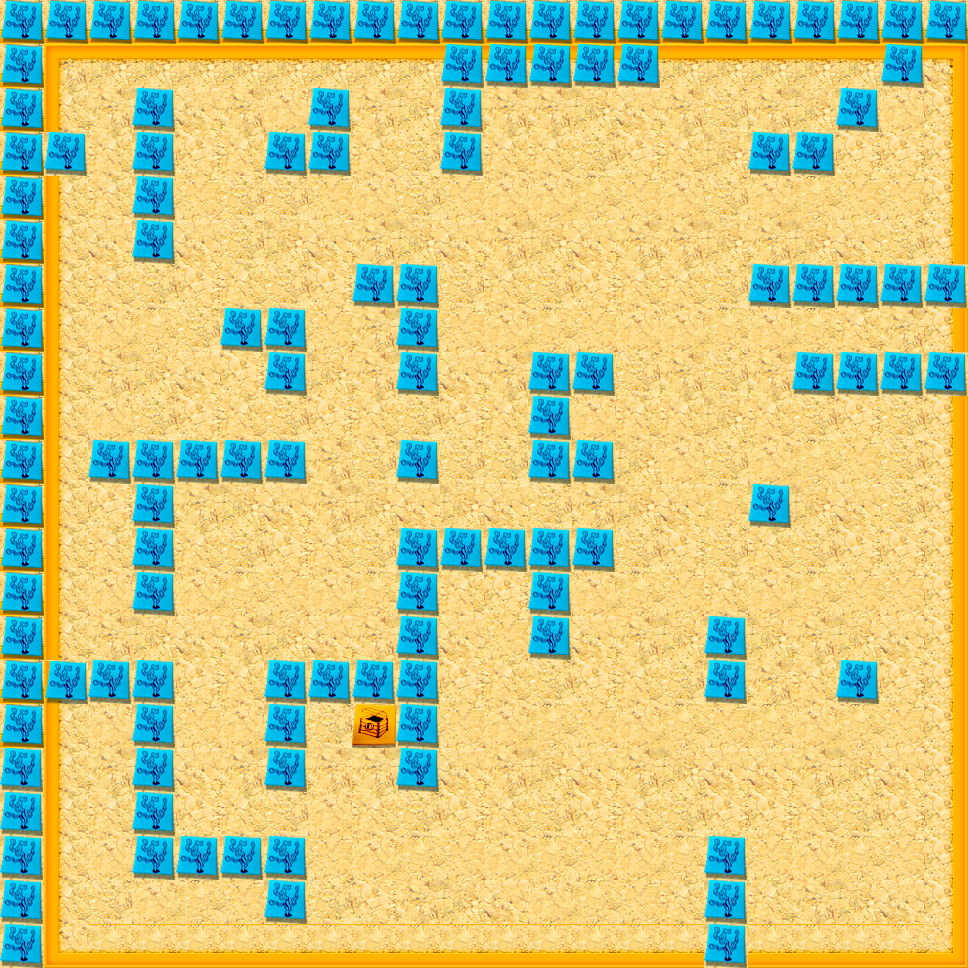

This game map was drawn from its Tiled (.tmx) file and the tilesets committed beside it. A one-line description and the trimmed map source follow:
An orthogonal 22x22 tile map with 44x44 px tiles, 1 tile layer (Tile Layer 1), 3 tilesets and 24 objects.

<map version="1.0" orientation="orthogonal" width="22" height="22" tilewidth="44" tileheight="44">
 <tileset firstgid="1" name="Tile03" tilewidth="44" tileheight="44">
  <image source="Tile03.png" width="352" height="132" />
 </tileset>
 <tileset firstgid="25" name="Tile05" tilewidth="44" tileheight="44">
  <image source="Tile05.png" width="484" height="132" />
 </tileset>
 <tileset firstgid="58" name="Tile05" tilewidth="44" tileheight="44">
  <image source="Tile05.png" width="484" height="132" />
  <tile id="6">
   <properties>
    <property name="solid" value="1" />
   </properties>
  </tile>
  <tile id="7">
   <properties>
    <property name="solid" value="1" />
   </properties>
  </tile>
  <tile id="12">
   <properties>
    <property name="solid" value="1" />
   </properties>
  </tile>
  <tile id="28">
   <properties>
    <property name="solid" value="1" />
   </properties>
  </tile>
 </tileset>
 <layer name="Tile Layer 1" width="22" height="22">
  <data>[484 cells, 484 non-empty, 26 distinct tile ids]</data>
 </layer>
 <objectgroup name="fish" width="22" height="22" visible="0">
  <object x="371" y="103" height="1" />
  <object x="63" y="66" />
  <object x="376" y="108" />
  <object x="327" y="374" />
  <object x="109" y="417" />
  <object x="107" y="504" />
  <object x="461" y="593" />
  <object x="505" y="593" />
  <object x="768" y="680" />
  <object x="857" y="328" />
 </objectgroup>
 <objectgroup name="player" width="22" height="22" visible="0">
  <object x="594" y="156" />
 </objectgroup>
 <objectgroup name="coins" width="22" height="22">
  <object x="64" y="636" height="1" />
  <object x="64" y="636" />
  <object x="592" y="413" />
  <object x="328" y="765" />
  <object x="768" y="897" />
  <object x="897" y="325" />
  <object x="898" y="106" />
  <object x="900" y="419" />
  <object x="200" y="375" />
  <object x="457" y="636" />
  <object x="325" y="724" />
  <object x="243" y="110" />
  <object x="68" y="201" />
 </objectgroup>
</map>